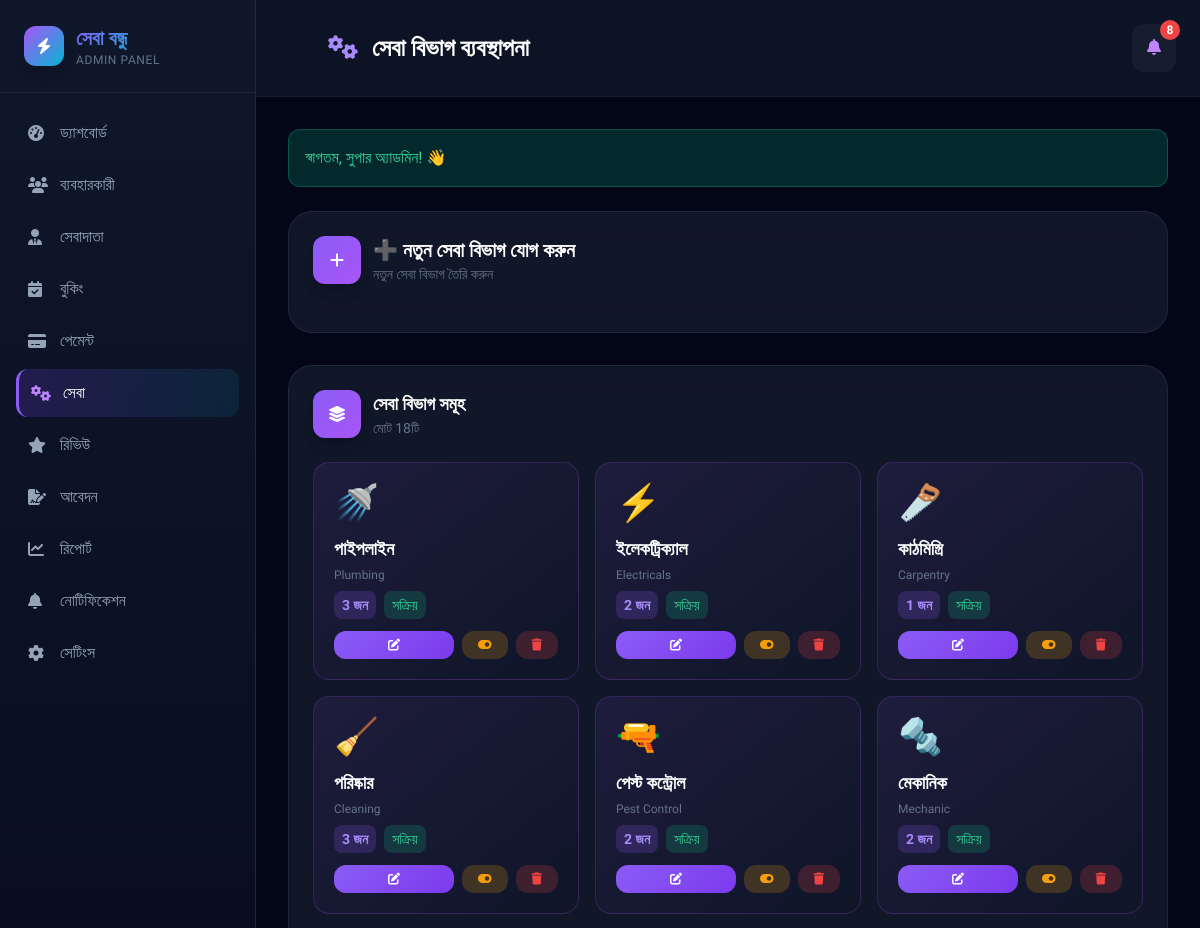
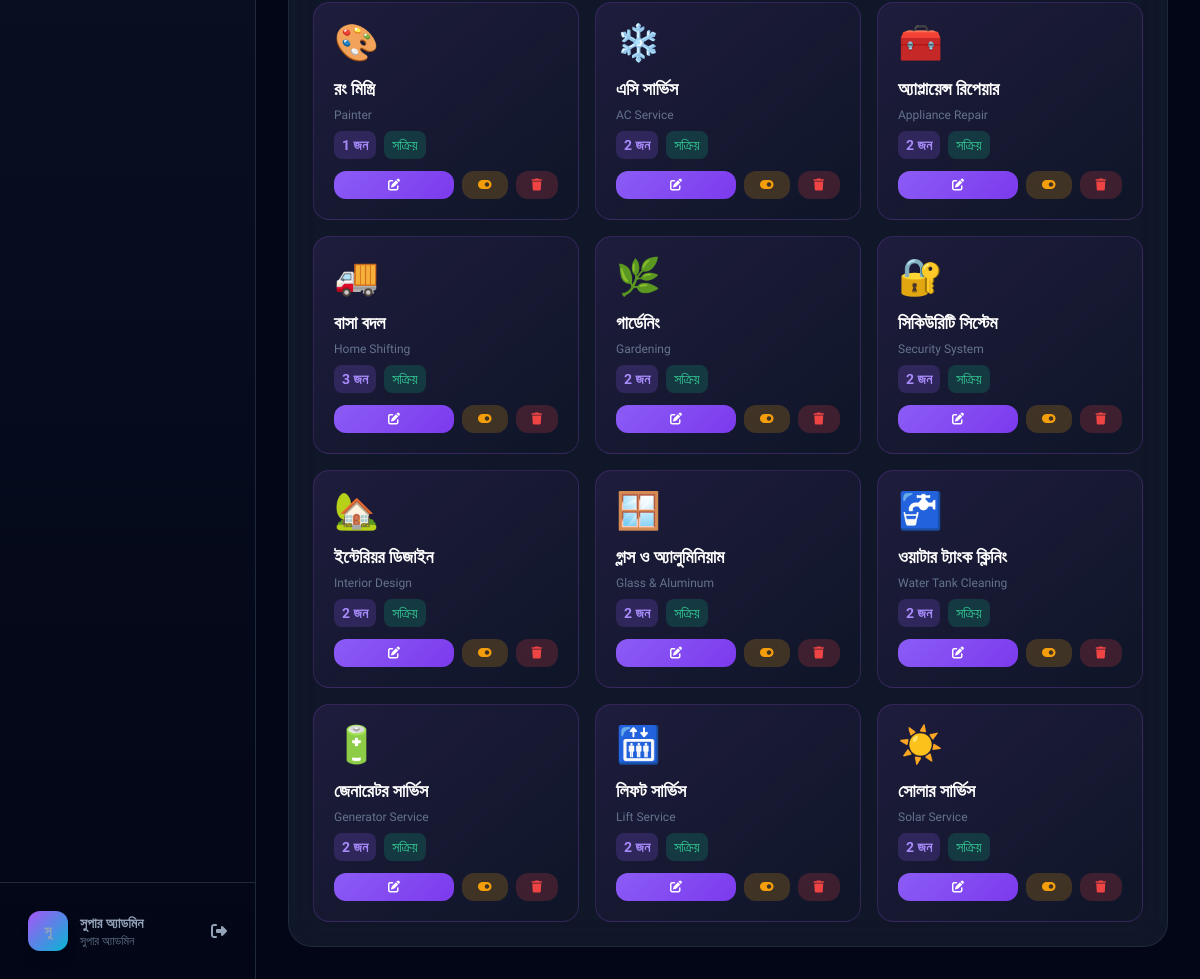
Screenshot of /admin/services.php (signed in) with the database file from the repository (2 pictures, top to bottom).
### tables this page shows
CREATE TABLE `service_categories` (
  `id` int(10) UNSIGNED NOT NULL,
  `name_en` varchar(80) NOT NULL,
  `name_bn` varchar(100) NOT NULL,
  `emoji` varchar(10) NOT NULL DEFAULT '?',
  `description` text DEFAULT NULL,
  `manpower` int(11) DEFAULT 1,
  `active` tinyint(1) NOT NULL DEFAULT 1,
  `sort_order` smallint(6) NOT NULL DEFAULT 0,
  `created_at` timestamp NOT NULL DEFAULT current_timestamp()
);

### includes/config.php (called while the page is built, shortened)
<?php
function db(): PDO {
    static $pdo = null;
    if ($pdo === null) {
        $dsn  = 'mysql:host='.DB_HOST.';dbname='.DB_NAME.';charset='.DB_CHARSET;
        $opts = [PDO::ATTR_ERRMODE=>PDO::ERRMODE_EXCEPTION,PDO::ATTR_DEFAULT_FETCH_MODE=>PDO::FETCH_ASSOC,PDO::ATTR_EMULATE_PREPARES=>false];
        try { $pdo = new PDO($dsn, DB_USER, DB_PASS, $opts); }
        catch (PDOException $e) { die('<div style="font-family:sans-serif;padding:40px;color:#c00"><h2>ডেটাবেজ সংযোগ ব্যর্থ</h2><p>'.htmlspecialchars($e->getMessage()).'</p></div>'); }
    }
    return $pdo;
}
function auth(): ?array { sessionStart(); return $_SESSION['user'] ?? null; }
function e(string $s): string { return htmlspecialchars($s, ENT_QUOTES, 'UTF-8'); }
function csrf(): string {
    return $_SESSION['csrf'];
}

### admin/services.php (the view, shortened to what this page needs)
<?php
require_once __DIR__ . '/../includes/config.php';
$user = auth();
$editSvc = null;
$showForm = $editSvc ? true : false;
$cats = db()->query('SELECT sc.*, COALESCE((SELECT COUNT(*) FROM providers p WHERE p.service_type = sc.name_en OR p.service_type = REPLACE(sc.name_en, \'s\', \'\') OR REPLACE(p.service_type, \'s\', \'\') = REPLACE(sc.name_en, \'s\', \'\')), 0) as pc FROM service_categories sc ORDER BY sc.sort_order ASC, sc.id ASC')->fetchAll();
$unreadNotifs = 0;
try {
    $unreadNotifs = (int)db()->query("SELECT COUNT(*) FROM notification WHERE role_target='admin' AND is_read=0")->fetchColumn();
} catch (Exception $e) {}
?>
<!DOCTYPE html>
<html lang="bn">
<head>
  <script src="https://cdn.tailwindcss.com"></script>
  <link rel="stylesheet" href="https://cdnjs.cloudflare.com/ajax/libs/font-awesome/6.4.0/css/all.min.css">
</head>
<body class="bg-slate-950 text-white min-h-screen">
<aside id="sidebar" class="w-64 bg-gradient-to-b from-slate-900 to-slate-950 h-screen fixed left-0 top-0 border-r border-slate-800 z-50 flex flex-col">
  <div class="p-6 border-b border-slate-800">
    <div class="flex items-center gap-3">
      <div class="w-10 h-10 bg-gradient-to-br from-purple-500 to-cyan-500 rounded-xl flex items-center justify-center shadow-lg"><i class="fas fa-bolt text-white"></i></div>
      <div><div class="text-xl font-bold gradient-text">সেবা বন্ধু</div><div class="text-xs text-slate-500 uppercase tracking-wider">Admin Panel</div></div>
    </div>
  </div>
  <nav class="flex-1 p-4 space-y-1 overflow-y-auto">
    <a href="dashboard.php" class="sidebar-link flex items-center gap-3 p-3 rounded-xl text-slate-400 hover:text-white"><i class="fas fa-gauge-high w-5"></i><span>ড্যাশবোর্ড</span></a>
    <a href="users.php" class="sidebar-link flex items-center gap-3 p-3 rounded-xl text-slate-400 hover:text-white"><i class="fas fa-users w-5"></i><span>ব্যবহারকারী</span></a>
    <a href="providers.php" class="sidebar-link flex items-center gap-3 p-3 rounded-xl text-slate-400 hover:text-white"><i class="fas fa-user-tie w-5"></i><span>সেবাদাতা</span></a>
    <a href="bookings.php" class="sidebar-link flex items-center gap-3 p-3 rounded-xl text-slate-400 hover:text-white"><i class="fas fa-calendar-check w-5"></i><span>বুকিং</span></a>
    <a href="payments.php" class="sidebar-link flex items-center gap-3 p-3 rounded-xl text-slate-400 hover:text-white"><i class="fas fa-credit-card w-5"></i><span>পেমেন্ট</span></a>
    <a href="services.php" class="sidebar-link active flex items-center gap-3 p-3 rounded-xl text-white"><i class="fas fa-cogs w-5 text-purple-400"></i><span>সেবা</span></a>
    <a href="reviews.php" class="sidebar-link flex items-center gap-3 p-3 rounded-xl text-slate-400 hover:text-white"><i class="fas fa-star w-5"></i><span>রিভিউ</span></a>
    <a href="applications.php" class="sidebar-link flex items-center gap-3 p-3 rounded-xl text-slate-400 hover:text-white"><i class="fas fa-file-signature w-5"></i><span>আবেদন</span></a>
    <a href="analytics.php" class="sidebar-link flex items-center gap-3 p-3 rounded-xl text-slate-400 hover:text-white"><i class="fas fa-chart-line w-5"></i><span>রিপোর্ট</span></a>
    <a href="notifications.php" class="sidebar-link flex items-center gap-3 p-3 rounded-xl text-slate-400 hover:text-white"><i class="fas fa-bell w-5"></i><span>নোটিফিকেশন</span></a>
    <a href="settings.php" class="sidebar-link flex items-center gap-3 p-3 rounded-xl text-slate-400 hover:text-white"><i class="fas fa-gear w-5"></i><span>সেটিংস</span></a>
  </nav>
  <div class="p-4 border-t border-slate-800">
    <a href="<?= SITE_URL ?>/logout.php" class="flex items-center gap-3 p-3 rounded-xl hover:bg-red-500/10 text-slate-400 hover:text-red-400 transition-all group">
      <div class="w-10 h-10 bg-gradient-to-br from-purple-500 to-cyan-500 rounded-xl flex items-center justify-center font-bold text-sm shadow-lg"><?= strtoupper(mb_substr($user['name'] ?? 'AD', 0, 2)) ?></div>
      <div class="flex-1"><div class="font-semibold text-sm"><?= e($user['name'] ?? 'অ্যাডমিন') ?></div><div class="text-xs text-slate-500">সুপার অ্যাডমিন</div></div>
      <i class="fas fa-right-from-bracket group-hover:rotate-180 transition-transform"></i>
    </a>
  </div>
</aside>
<div class="lg:ml-64 min-h-screen">
  <header class="sticky top-0 z-40 glass-dark border-b border-slate-800/50">
    <div class="flex items-center justify-between p-4 md:p-6">
      <div class="hidden md:flex items-center gap-3 ml-12">
        <h1 class="text-xl md:text-2xl font-bold text-white"><i class="fas fa-cogs mr-2 text-violet-400"></i> সেবা বিভাগ ব্যবস্থাপনা</h1>
      </div>
      <div class="flex items-center gap-3">
        <div class="relative" id="notifContainer">
          <button id="notifBtn" class="relative p-3 bg-slate-800/50 hover:bg-slate-700/50 rounded-xl transition-all">
            <i class="fas fa-bell w-5 text-purple-400"></i>
            <?php if ($unreadNotifs > 0): ?><span id="notifBadge" class="absolute -top-1 -right-1 bg-red-500 text-white text-xs rounded-full w-5 h-5 flex items-center justify-center font-bold animate-pulse"><?= $unreadNotifs ?></span><?php endif; ?>
          </button>
        </div>
      </div>
    </div>
  </header>
  <main class="p-4 md:p-8 max-w-7xl mx-auto">
    <?php if (isset($_SESSION['flash'])): ?>
      <?php $flash = $_SESSION['flash']; unset($_SESSION['flash']); ?>
      <div class="mb-6 p-4 rounded-xl <?= $flash['type'] === 'error' ? 'bg-red-500/20 text-red-400' : 'bg-emerald-500/20 text-emerald-400' ?> border <?= $flash['type'] === 'error' ? 'border-red-500/30' : 'border-emerald-500/30' ?>"><?= e($flash['msg']) ?></div>
    <?php endif; ?>
    <div class="card p-6 mb-8">
      <button type="button" id="toggleAddBtn" class="flex items-center gap-3 mb-6 w-full text-left <?= $showForm ? 'hidden' : '' ?>" onclick="toggleAddForm()">
        <div class="w-12 h-12 bg-gradient-to-br from-violet-500 to-purple-500 rounded-xl flex items-center justify-center shadow-lg">
          <i class="fas fa-plus text-white"></i>
        </div>
        <div>
          <h2 class="text-xl font-bold">➕ নতুন সেবা বিভাগ যোগ করুন</h2>
          <p class="text-slate-500 text-sm">নতুন সেবা বিভাগ তৈরি করুন</p>
        </div>
      </button>
    </div>
    <div class="card p-6">
      <div class="flex items-center gap-3 mb-6">
        <div class="w-12 h-12 bg-gradient-to-br from-violet-500 to-purple-500 rounded-xl flex items-center justify-center shadow-lg">
          <i class="fas fa-layer-group text-white"></i>
        </div>
        <div>
          <h3 class="text-lg font-bold">সেবা বিভাগ সমূহ</h3>
          <p class="text-slate-500 text-sm">মোট <?= count($cats) ?>টি</p>
        </div>
      </div>
      <div class="grid grid-cols-1 sm:grid-cols-2 lg:grid-cols-3 xl:grid-cols-4 gap-4">
        <?php foreach ($cats as $c): ?>
          <div class="p-5 rounded-2xl border transition-all hover:border-purple-500/50 <?= $c['active'] ? 'bg-gradient-to-br from-purple-500/10 to-transparent border-purple-500/20' : 'bg-slate-800/30 border-slate-700/50 opacity-60' ?>">
            <div class="text-4xl mb-3"><?= $c['emoji'] ?></div>
            <div class="font-bold text-lg mb-1"><?= e($c['name_bn']) ?></div>
            <div class="text-xs text-slate-500 mb-2"><?= e($c['name_en']) ?></div>
            <div class="flex items-center gap-2 text-sm mb-3">
              <span class="px-2 py-1 rounded-lg bg-violet-500/20 text-violet-400 font-semibold"><?= $c['pc'] ?> জন</span>
              <span class="px-2 py-1 rounded-lg <?= $c['active'] ? 'bg-emerald-500/20 text-emerald-400' : 'bg-red-500/20 text-red-400' ?>"><?= $c['active'] ? 'সক্রিয়' : 'নিষ্ক্রিয়' ?></span>
            </div>
            <div class="flex items-center gap-2">
              <a href="?edit=<?= (int)$c['id'] ?>" class="btn-action btn-primary text-xs flex-1 justify-center"><i class="fas fa-edit"></i></a>
              <a href="?action=toggle&id=<?= (int)$c['id'] ?>&_csrf=<?= csrf() ?>" class="btn-action <?= $c['active'] ? 'btn-warning' : 'btn-success' ?> text-xs"><i class="fas fa-toggle-on"></i></a>
              <a href="?action=delete&id=<?= (int)$c['id'] ?>&_csrf=<?= csrf() ?>" class="btn-action btn-danger text-xs" onclick="return confirm('মুছে ফেলবেন?')"><i class="fas fa-trash"></i></a>
            </div>
          </div>
        <?php endforeach; ?>
      </div>
    </div>
  </main>
</div>
</body>
</html>

### admin/services.php (style rules this page uses)
body { font-family: 'Hind Siliguri', sans-serif; }
.glass-dark { background: rgba(15, 23, 42, 0.8); backdrop-filter: blur(20px); }
.card { background: rgba(30, 41, 59, 0.5); backdrop-filter: blur(20px); border: 1px solid rgba(71, 85, 105, 0.3); border-radius: 1.5rem; }
.sidebar-link { transition: all 0.2s ease; }
.sidebar-link.active { background: linear-gradient(90deg, rgba(124, 58, 237, 0.2), rgba(6, 182, 212, 0.1)); border-left: 3px solid #8B5CF6; }
.gradient-text { background: linear-gradient(135deg, #8B5CF6, #06B6D4); -webkit-background-clip: text; background-clip: text; -webkit-text-fill-color: transparent; }
.btn-action { padding: 8px 16px; border-radius: 12px; font-weight: 600; transition: all 0.2s; display: inline-flex; align-items: center; gap: 6px; }
.btn-primary { background: linear-gradient(135deg, #8B5CF6, #7C3AED); color: white; }
.btn-danger { background: rgba(239, 68, 68, 0.2); color: #EF4444; }
.btn-warning { background: rgba(245, 158, 11, 0.2); color: #F59E0B; }

### rows the page displays
service_categories: emoji "🚿", name_bn "পাইপলাইন", name_en "Plumbing", pc "3", active "সক্রিয়"
service_categories: emoji "⚡", name_bn "ইলেকট্রিক্যাল", name_en "Electricals", pc "2", active "সক্রিয়"
service_categories: emoji "🪚", name_bn "কাঠমিস্ত্রি", name_en "Carpentry", pc "1", active "সক্রিয়"
service_categories: emoji "🧹", name_bn "পরিষ্কার", name_en "Cleaning", pc "3", active "সক্রিয়"
service_categories: emoji "🔫", name_bn "পেস্ট কন্ট্রোল", name_en "Pest Control", pc "2", active "সক্রিয়"
service_categories: emoji "🔩", name_bn "মেকানিক", name_en "Mechanic", pc "2", active "সক্রিয়"
service_categories: emoji "🎨", name_bn "রং মিস্ত্রি", name_en "Painter", pc "1", active "সক্রিয়"
service_categories: emoji "❄️", name_bn "এসি সার্ভিস", name_en "AC Service", pc "2", active "সক্রিয়"
service_categories: emoji "🧰", name_bn "অ্যাপ্লায়েন্স রিপেয়ার", name_en "Appliance Repair", pc "2", active "সক্রিয়"
service_categories: emoji "🚚", name_bn "বাসা বদল", name_en "Home Shifting", pc "3", active "সক্রিয়"
service_categories: emoji "🌿", name_bn "গার্ডেনিং", name_en "Gardening", pc "2", active "সক্রিয়"
service_categories: emoji "🔐", name_bn "সিকিউরিটি সিস্টেম", name_en "Security System", pc "2", active "সক্রিয়"
service_categories: emoji "🏡", name_bn "ইন্টেরিয়র ডিজাইন", name_en "Interior Design", pc "2", active "সক্রিয়"
service_categories: emoji "🪟", name_bn "গ্লাস ও অ্যালুমিনিয়াম", name_en "Glass & Aluminum", pc "2", active "সক্রিয়"
service_categories: emoji "🚰", name_bn "ওয়াটার ট্যাংক ক্লিনিং", name_en "Water Tank Cleaning", pc "2", active "সক্রিয়"
service_categories: emoji "🔋", name_bn "জেনারেটর সার্ভিস", name_en "Generator Service", pc "2", active "সক্রিয়"
service_categories: emoji "🛗", name_bn "লিফট সার্ভিস", name_en "Lift Service", pc "2", active "সক্রিয়"
service_categories: emoji "☀️", name_bn "সোলার সার্ভিস", name_en "Solar Service", pc "2", active "সক্রিয়"

### other values shown
mb_substr($user['name'] ?? 'AD', 0, 2) "সু"
$user['name'] "সুপার অ্যাডমিন"
$unreadNotifs "8"
$flash['msg'] "স্বাগতম, সুপার অ্যাডমিন! 👋"
count($cats) "18"
